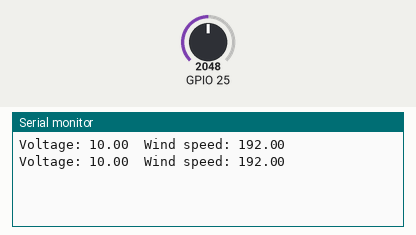
The sketch below on a simulated ESP32. On the bench: the last lines printed to the serial monitor. The inputs (shaded band) are chosen by the test bench; at power-on: GPIO 25 = 2048.

Above: at 1.8 s.
1.9 s: GPIO 25 set to 2866
At 2.8 s:
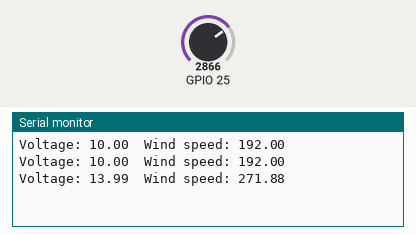
3.4 s: GPIO 25 set to 3603
At 4.8 s:
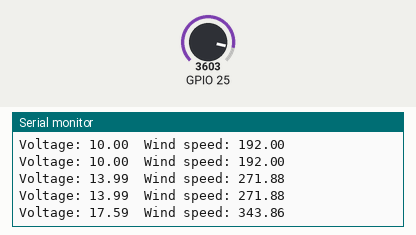
Timing chart, 0 to 6.4 s (numbered marks = the images above; inputs shaded):
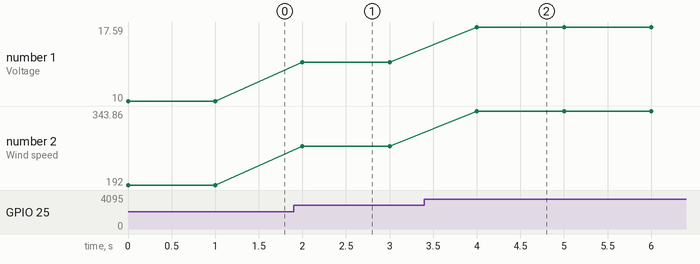

Measured:
- after the input at 1.9 s, the serial monitor: prints a new line after 0.10 s (image 1)
- after the input at 3.4 s, the serial monitor: prints a new line after 0.60 s (image 2)
- plotted number 1: 10 → 13.99 after the input at 1.9 s, 13.99 → 17.59 after the input at 3.4 s
- plotted number 2: 192 → 271.88 after the input at 1.9 s, 271.88 → 343.86 after the input at 3.4 s

The sketch:

Anemometro.ino
```cpp
#define __DEBUG__

int sensorValue = 0;
float sensorVoltage = 0;
float windSpeed = 0;
float voltageConversionConstant = 0.004882814;
int sensorDelay = 1000;
float voltageMin = .4;
float windSpeedMin = 0;
float voltageMax = 2.0;
float windSpeedMax = 32;

void setup()
{
    Serial.begin(9600);
}

void loop()
{
    sensorValue = analogRead(25);

    sensorVoltage = sensorValue * voltageConversionConstant;

    if (sensorVoltage <= voltageMin)
    {
        windSpeed = 0;
    }

    else
    {
        windSpeed = (sensorVoltage - voltageMin)

                    * windSpeedMax / (voltageMax - voltageMin);
    }

    Serial.print("Voltage: ");

    Serial.print(sensorVoltage);

    Serial.print("\t");

    Serial.print("Wind speed: ");

    Serial.println(windSpeed);

    delay(sensorDelay);
}
```
